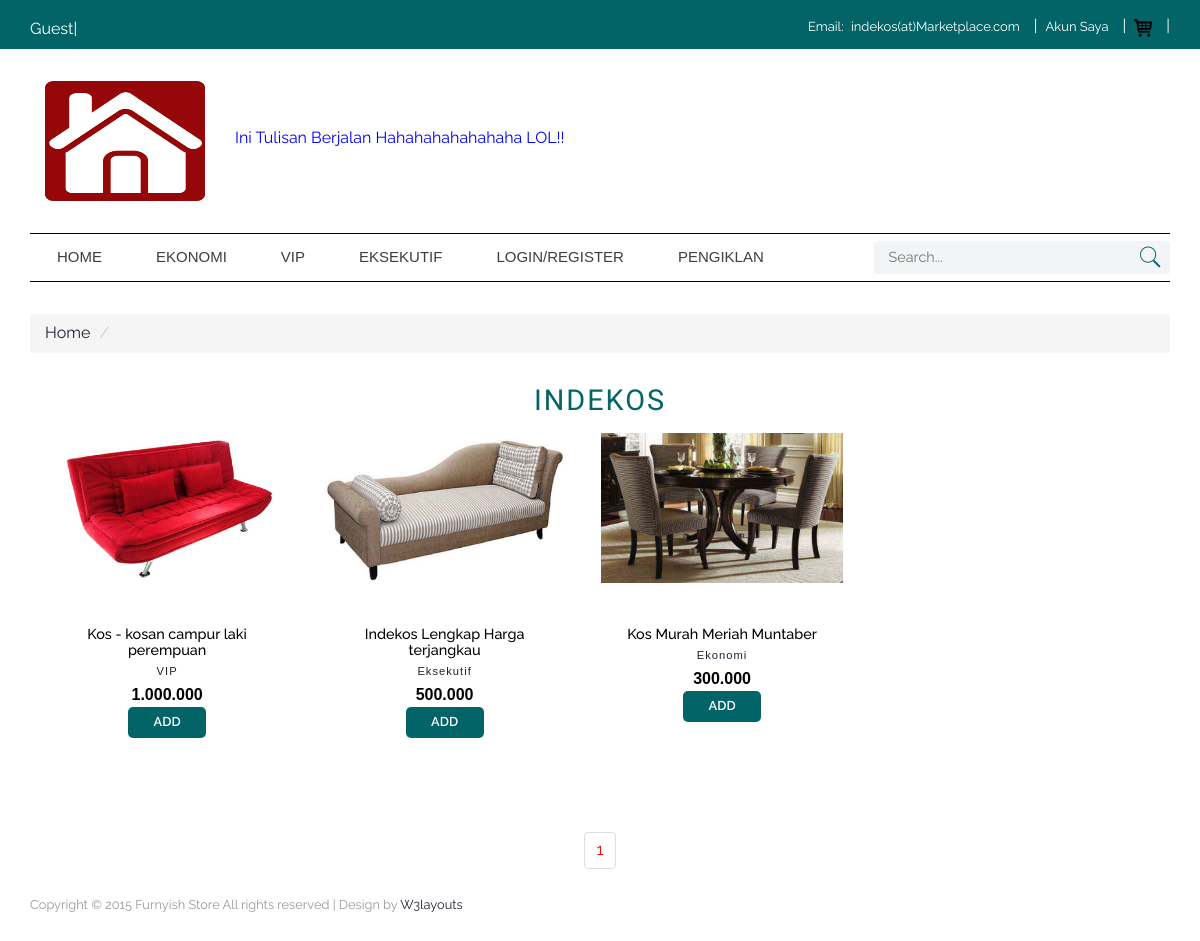
The page / on the database its author committed.
### tables this page shows
CREATE TABLE `tbl_indekos` (
  `id_indekos` int(11) NOT NULL,
  `id_seller` int(11) NOT NULL,
  `kelas` varchar(20) NOT NULL,
  `judul` varchar(100) NOT NULL,
  `deskripsi` mediumtext NOT NULL,
  `alamat` varchar(100) NOT NULL,
  `harga` int(20) NOT NULL,
  `gambar` varchar(30) NOT NULL,
  `gambar_1` varchar(30) NOT NULL,
  `gambar_2` varchar(30) NOT NULL,
  `gambar_3` varchar(30) NOT NULL,
  `status` varchar(10) NOT NULL
);

### class/Indekos.php (the view, shortened to what this page needs)
<?php
    class Indekos
    {
        private $db;
        function __construct($db_conn)
        {
            $this->db = $db_conn;
        }
                    ?>
                <?php
		public function indexIndekos($query) {
	    	$jumlah_desimal = "0";
	        $pemisah_desimal = ",";
	        $pemisah_ribuan = ".";
            $stmt = $this->db->prepare($query);
            $stmt->execute();
            if($stmt->rowCount()>0)
            {
                while($row=$stmt->fetch(PDO::FETCH_ASSOC))
                {
                    ?>
                    	<a href="single.php?slug=<?php print($row['id_indekos']) ?>"><div class="product-grid love-grid">
							<div class="product-img b-link-stripe b-animate-go  thickbox">
								<img src="assets/img_indekos/<?php print($row['gambar']) ?>" width="290px" height="150px"/>
								<div class="b-wrapper">
								</div>
							</div>
							<div class="product-info simpleCart_shelfItem">
								<div class="product-info-cust prt_name">
									<center>
										<h4><?php print($row['judul']) ?></h4>
										<p><?php print($row['kelas']) ?></p>
										<span class="item_price"><?php print(number_format($row['harga'],$jumlah_desimal, $pemisah_desimal, $pemisah_ribuan)); ?></span><br>
										<input type="button" class="item_add items" value="ADD">
									</center>
								</div>
							</div>
						</div></a>
                    <?php
                }
            }
            else
            {
                ?>
                <tr>
                <td>Tidak ditemukan....</td>
                </tr>
                <?php
            }
        }
        public function paginglink($query,$records_per_page)
        {
            $self = $_SERVER['PHP_SELF'];
            $stmt = $this->db->prepare($query);
            $stmt->execute();
            $total_no_of_records = $stmt->rowCount();
            if($total_no_of_records > 0)
            {
                ?><ul class="pagination"><?php
                $total_no_of_pages=ceil($total_no_of_records/$records_per_page);
                $current_page=1;
                for($i=1;$i<=$total_no_of_pages;$i++)
                {
                    if($i==$current_page)
                    {
                        echo "<li><a href='".$self."?page_no=".$i."' style='color:red;'>".$i."</a></li>";
                    }
                    else
                    {
                        echo "<li><a href='".$self."?page_no=".$i."'>".$i."</a></li>";
                    }
                }
                ?></ul><?php
            }
        }
    }
?>

### header.php (shortened to what this page needs)
<!DOCTYPE HTML>
<html>
<head>
<link href="assets/css/bootstrap.css" rel='stylesheet' type='text/css' />
<link href="assets/css/style.css" rel='stylesheet' type='text/css' />
<link href="assets/css/megamenu.css" rel="stylesheet" type="text/css" media="all" />
<link href="assets/css/form.css" rel="stylesheet" type="text/css" media="all" />
</head>
<body>
<div class="top_bg">
	<div class="container">
		<div class="header_top-sec">
			<div class="top_right">
				<ul>
					<li>
						<?php
		                    if(!$user->isUserLoggedIn()){
		                        ?>
		                            <p>Guest</p>
		                        <?php
		                    } else {
		                        ?>
		                            <p><a href="#"><?php echo $datas['nama'] ?></a></p>
		                        <?php
		                    }
		                ?>
					</li>|
				</ul>
			</div>
			<div class="top_left">
				<ul>
					<li class="top_link">Email: <a href="#">indekos(at)Marketplace.com</a></li>|
					<li class="top_link"><a href="profil.php">Akun Saya</a></li>|
					<li class="top_link"><a href="cart.php"><img src="assets/images/bag.png" alt=""></a></li>|
				</ul>
			</div>
				<div class="clearfix"> </div>
		</div>
	</div>
</div>
<div class="header_top">
	 <div class="container">
		 <div class="logo col-md-2">
		 	<a href="index.php"><img src="assets/images/home-icon.png" alt="" width="50px" height="120px"/></a>
		 </div>
		 <div class="col-md-10">
		 	<br><br>
		 	<marquee><font color="blue">Ini Tulisan Berjalan Hahahahahahahaha LOL!!</font></marquee>
		 </div>
		  <div class="clearfix"></div>
	 </div>
</div>
<div class="mega_nav">
	<div class="container">
		<div class="menu_sec">
			<ul class="megamenu skyblue">
				<li class="grid"><a class="color6" href="index.php">Home</a></li>
				<li class="grid"><a class="color6" href="index.php?kelas=Ekonomi">Ekonomi</a></li>
				<li><a class="color6" href="index.php?kelas=VIP">VIP</a></li>
				<li><a class="color6" href="index.php?kelas=Eksekutif">Eksekutif</a></li>
				<?php
                    if(!$user->isUserLoggedIn()){
                        ?>
                            <li><a class="color6" href="login.php">Login/Register</a></li>
                            <li><a class="color6" href="lapak/lapak_login.php">Pengiklan</a></li>
                        <?php
                    }
                ?>
			</ul>
		    <div class="search">
			    <form action="search.php" method="get">
					<input type="text" name="search" placeholder="Search...">
					<input type="submit" value="">
				</form>
		    </div>
			<div class="clearfix"></div>
		</div>
	</div>
</div>

### index.php (shortened to what this page needs)
<?php
	require_once "class/Connect.php";
  	require_once "class/User.php";
  	require_once "class/Indekos.php";
  	$user = new User($db);
  	$datas = $user->getUser();
  	$indekos = new Indekos($db);
?>
<?php
	include "header.php";
?>
<div class="product-model">
	<div class="container">
		<ol class="breadcrumb">
		  <li><a href="index.php">Home</a></li>
		  <li class="active"></li>
		</ol>
		<h2 align="center">INDEKOS</h2>
		<div class="col-md-12 product-model-sec">
			<?php
	            if(isset($_GET['kelas']) && !empty($_GET['kelas'])) {
	                $kelas = $_GET['kelas'];
	                $query = "SELECT * FROM tbl_indekos WHERE kelas='{$kelas}'";
	                $records_per_page=8;
	                $newquery = $indekos->paging($query,$records_per_page);
	                $indekos->indexIndekos($newquery);
	            } else {
	                $query = "SELECT * FROM tbl_indekos";
	                $records_per_page=8;
	                $newquery = $indekos->paging($query,$records_per_page);
	                $indekos->indexIndekos($newquery);
	            }
	        ?>
            <center>
                <div class="pagination-wrap col-md-12">
                <?php $indekos->paginglink($query,$records_per_page); ?>
                </div>
            </center>
		</div>
	</div>
</div>
<?php
	include "footer.php";
?>
</body>
</html>

### footer.php (shortened to what this page needs)
<div class="footer">
	 <div class="container">
		 <div class="copywrite">
			 <p>Copyright © 2015 Furnyish Store All rights reserved | Design by <a href="http://w3layouts.com">W3layouts</a></p>
		 </div>
		 </div>
	 </div>

### assets/css/style.css (style rules this page uses)
h4, h5, h6, h1, h2, h3 { margin: 0; }
ul, ol { margin: 0; padding:0; }
p { margin: 0; }
html, body { font-family: 'Raleway', sans-serif; font-size: 100%; background: #ffffff; }
body a { transition:0.5s all; -webkit-transition:0.5s all; -moz-transition:0.5s all; -o-transition:0.5s all; -ms-transition:0.5s all; }
.breadcrumb { margin:2em 0; }
.top_bg { background:#026466; }
.header_top-sec { padding: 15px 0 8px; }
.logo img { width:100%; }
.header_top { padding:2em 0; }
.top_left { float: right; color:#fff; }
.top_right { float:left; color: #ffffff; margin-top: 3px; }
.top_right ul,.top_left ul { padding:0; list-style:none; display: inline-block; vertical-align: middle; }
.top_left ul li.top_link { margin-right:10px; }
.top_right ul li,.top_left ul li { display: inline-block; }
.top_right ul li:last-child { margin-right: 0; }
.top_left ul li { font-size:13px; }
.top_left ul li a { text-align:center; padding: 0px 4px; font-size:13px; color:#ffffff; -webkit-transition: all 0.3s ease-in-out; -moz-transition: all 0.3s ease-in-out; -o-transition: all 0.3s ease-in-out; transition: all 0.3s ease-in-out; }
span.item_price { color: #3f3d3d; font-size: 1.2em; font-weight: 400; text-align: center; }
.logo { float: left; }
.search { position: relative; background: #f3f4f5; float: left; width: 26%; border-radius:3px; }
.search input[type="text"] { margin: 0px 0; padding: 6px 10px 6px 15px; outline: none; color: #5a5a5a; background: none; border: none; width: 89.33333%; position: relative; font-size: 0.9em; -webkit-appearance: none; }
.search input[type="submit"] { background: url('../images/search1.png') no-repeat 0px 1px; border: none; cursor: pointer; width: 24px; outline: none; position: absolute; height: 24px; top: 3px; right: 8px; }
.menu_sec { border-top:1px solid #000; border-bottom:1px solid #000; padding:7px 0; }
.footer { padding-bottom:2em; }
.copywrite p { color: #999; font-size: 0.8em; }
.product-model-sec { margin: 1em 0 0 0; float: right; }
.b-link-stripe { position:relative; display:inline-block; vertical-align:top; font-weight: 300; overflow:hidden; width: 100%; }
.b-link-stripe .b-wrapper { position:absolute; width:100%; height:100%; top:0; left:0; text-align:center; color:#ffffff; overflow:hidden; }
.b-animate-go { text-decoration:none; }
.product-grid { width: 22%; margin: 0 3% 4% 0; float: left; position: relative; transition: 0.5s all; -webkit-transition: 0.5s all; -moz-transition: 0.5s all; -o-transition: 0.5s all; min-height: 200px; border:1px solid #fff; }
.product-img img { width: 100%; }
.product-info-cust { float: left; padding: 0.8em 1.2em; }
.item_add { color:#fff; text-decoration:none; font-weight:600; padding:0.5em 2em; font-size:0.8em; display:inline-block; border-radius:5px; -moz-border-radius: 5px; -webkit-border-radius: 5px; -o-border-radius: 5px; margin: 0px 16px 0px 0px; background:#026466; border:none; outline:none; }
.prt_name { padding: 0.8em 1.2em; float:none; }
.items { float:none; margin: 0 0 16px 0px; }
.product-info-cust h4 { color:#000; font-weight:500; font-size:0.9em; }
.product-info-cust p { font-family: 'Arimo', sans-serif; font-size:0.7em; margin:5px 0; letter-spacing:1px; }
span.item_price { color:#000; font-weight:600; font-size:1em; font-family: 'Arimo', sans-serif; }
.product-info.simpleCart_shelfItem { margin-top: 30px; }
.product-model h2 { text-transform: uppercase; font-size: 1.8em; font-family: 'Aladin', cursive; letter-spacing: 2px; color: #026466; }

### assets/css/megamenu.css (style rules this page uses)
.megamenu { margin-bottom:0px;padding:0;width:100%;list-style:none;display:inline-block;position:relative;font-family:Calibri,Arial;font-size:15px }
.megamenu li { margin-bottom:-5px;display:inline }
.megamenu>li>a { float:left;padding:5px 28px;text-decoration:none;text-transform:capitalize;font-size:1em; -webkit-transition: all 0.3s ease-in-out;text-transform:uppercase; -moz-transition: all 0.3s ease-in-out; -o-transition: all 0.3s ease-in-out; transition: all 0.3s ease-in-out; }
.skyblue,.skyblue>li.showhide { width: 72%; float: left; margin-right: 2%;; }
.skyblue li>a,.skyblue>li.showhide span { color:#3f3d3d }
@media (max-width:1366px) { .megamenu>li>a { padding: 5px 27px } }

### rows shown on the page
tbl_indekos: gambar (picture), judul "Kos - kosan campur laki perempuan", kelas "VIP", harga "1.000.000"
tbl_indekos: gambar (picture), judul "Indekos Lengkap Harga terjangkau", kelas "Eksekutif", harga "500.000"
tbl_indekos: gambar (picture), judul "Kos Murah Meriah Muntaber", kelas "Ekonomi", harga "300.000"
